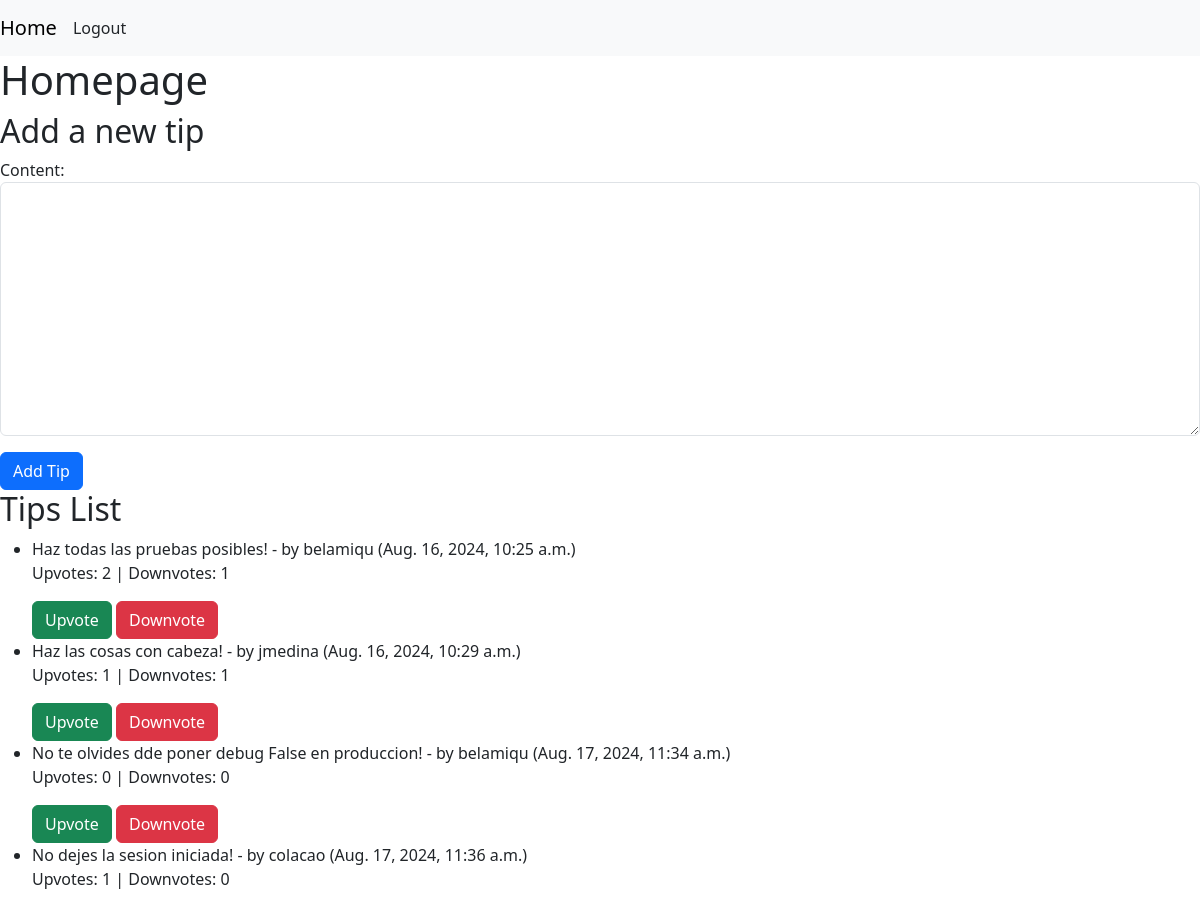
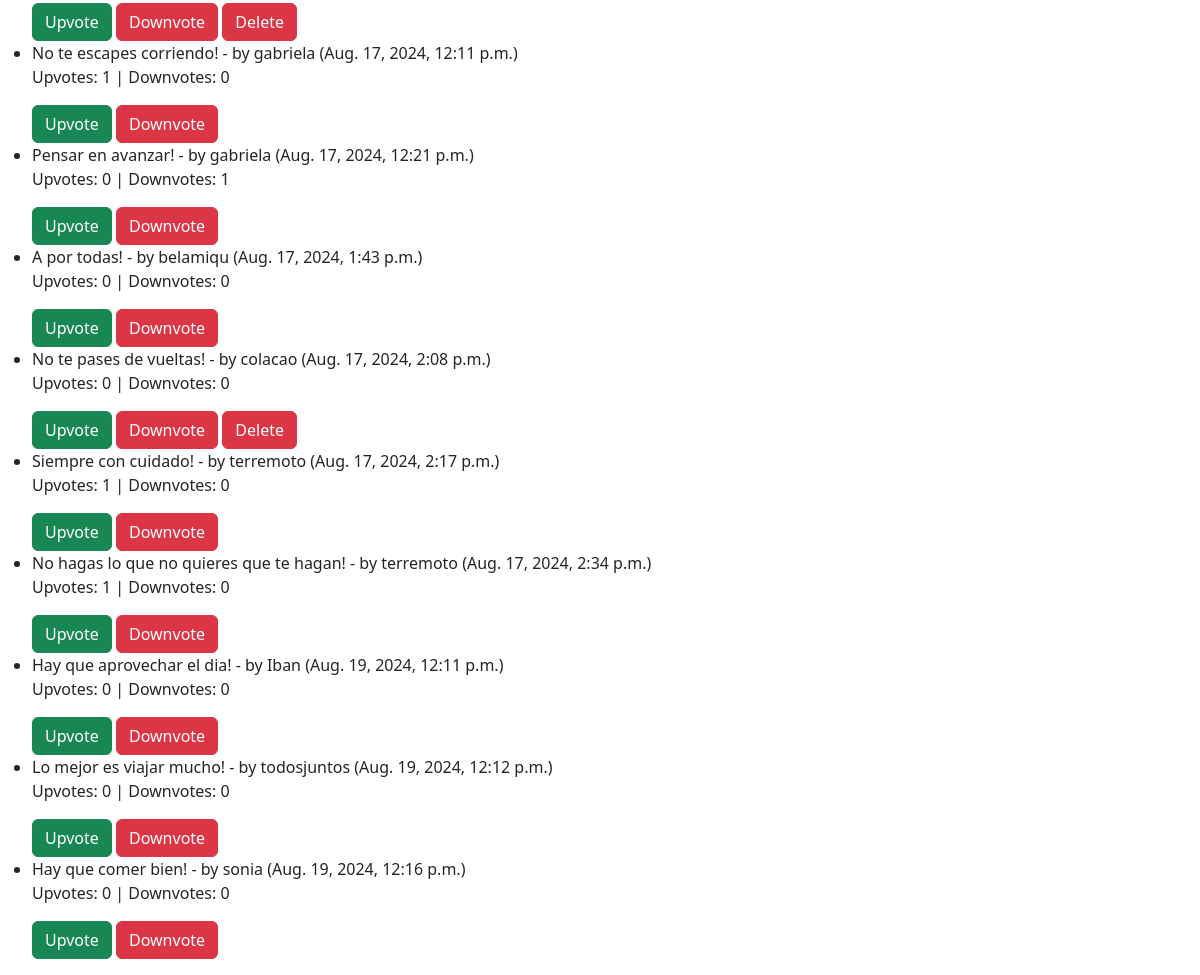
Screenshot of / (signed in) with the database file from the repository (2 pictures, top to bottom).
### ex/models.py (models this page shows, shortened)
class Tip(models.Model):
    content = models.TextField()
    author = models.ForeignKey(AUser, on_delete=models.CASCADE)
    date_created = models.DateTimeField(auto_now_add=True)
    upvotes = models.ManyToManyField(AUser, related_name='upvoted_tips', blank=True)
    downvotes = models.ManyToManyField(AUser, related_name='downvoted_tips', blank=True)
    def upvotes_count(self):
        return self.upvotes.count()
    def downvotes_count(self):
        return self.downvotes.count()

class AUser(AbstractUser):
    pass

### ex/views.py (the view)
# urls.py: path('', homepage, name='homepage'),
def homepage(request):
    if request.method == 'POST':
        if request.user.is_authenticated:
            form = TipForm(request.POST)
            if form.is_valid():
                tip = form.save(commit=False)
                tip.author = request.user
                tip.save()
                return redirect('homepage')
    else:
        form = TipForm()
    tips = Tip.objects.all()
    return render(request, 'ex/homepage.html', {'form': form, 'tips': tips})

### ex/forms.py
class TipForm(forms.ModelForm):
    class Meta:
        model = Tip
        fields = ['content']  # Only the 'content' field is visible in the form
    def __init__(self, *args, **kwargs):
        super(TipForm, self).__init__(*args, **kwargs)
        for field in self.fields.values():
            field.widget.attrs['class'] = 'form-control'

### ex/templates/ex/homepage.html (shortened to what this page needs)
{% extends 'ex/base.html' %}
{% block content %}
    <h1>Homepage</h1>
    {% if user.is_authenticated %}
        <h2>Add a new tip</h2>
        <form method="post" action="{% url 'homepage' %}">
            {{ form.as_p }}
            <button type="submit" class="btn btn-primary">Add Tip</button>
        </form>
    {% endif %}
    <h2>Tips List</h2>
    <ul>
        {% for tip in tips %}
            <li>
                {{ tip.content }} - by {{ tip.author.username }} ({{ tip.date_created }})
                <p>Upvotes: {{ tip.upvotes_count }} | Downvotes: {{ tip.downvotes_count }}</p>
                {% if user.is_authenticated %}
                    <form method="post" action="{% url 'upvote_tip' tip.id %}" style="display:inline;">
                        <button type="submit" class="btn btn-success">Upvote</button>
                    </form>
                    <form method="post" action="{% url 'downvote_tip' tip.id %}" style="display:inline;">
                        <button type="submit" class="btn btn-danger">Downvote</button>
                    </form>
                    {% if user == tip.author %}
                        <form method="post" action="{% url 'delete_tip' tip.id %}" style="display:inline;">
                            <button type="submit" class="btn btn-danger">Delete</button>
                        </form>
                    {% endif %}
                {% endif %}
            </li>
        {% empty %}
            <li>No tips available.</li>
        {% endfor %}
    </ul>
{% endblock %}

### rows the page displays
Tip: content "Haz todas las pruebas posibles!", author.username "belamiqu", date_created "Aug. 16, 2024, 10:25 a.m.", upvotes_count "2", downvotes_count "1"
Tip: content "Haz las cosas con cabeza!", author.username "jmedina", date_created "Aug. 16, 2024, 10:29 a.m.", upvotes_count "1", downvotes_count "1"
Tip: content "No te olvides dde poner debug False en produccion!", author.username "belamiqu", date_created "Aug. 17, 2024, 11:34 a.m.", upvotes_count "0", downvotes_count "0"
Tip: content "No dejes la sesion iniciada!", author.username "colacao", date_created "Aug. 17, 2024, 11:36 a.m.", upvotes_count "1", downvotes_count "0", shows "Delete"
Tip: content "No te escapes corriendo!", author.username "gabriela", date_created "Aug. 17, 2024, 12:11 p.m.", upvotes_count "1", downvotes_count "0"
Tip: content "Pensar en avanzar!", author.username "gabriela", date_created "Aug. 17, 2024, 12:21 p.m.", upvotes_count "0", downvotes_count "1"
Tip: content "A por todas!", author.username "belamiqu", date_created "Aug. 17, 2024, 1:43 p.m.", upvotes_count "0", downvotes_count "0"
Tip: content "No te pases de vueltas!", author.username "colacao", date_created "Aug. 17, 2024, 2:08 p.m.", upvotes_count "0", downvotes_count "0", shows "Delete"
Tip: content "Siempre con cuidado!", author.username "terremoto", date_created "Aug. 17, 2024, 2:17 p.m.", upvotes_count "1", downvotes_count "0"
Tip: content "No hagas lo que no quieres que te hagan!", author.username "terremoto", date_created "Aug. 17, 2024, 2:34 p.m.", upvotes_count "1", downvotes_count "0"
Tip: content "Hay que aprovechar el dia!", author.username "Iban", date_created "Aug. 19, 2024, 12:11 p.m.", upvotes_count "0", downvotes_count "0"
Tip: content "Lo mejor es viajar mucho!", author.username "todosjuntos", date_created "Aug. 19, 2024, 12:12 p.m.", upvotes_count "0", downvotes_count "0"
Tip: content "Hay que comer bien!", author.username "sonia", date_created "Aug. 19, 2024, 12:16 p.m.", upvotes_count "0", downvotes_count "0"
